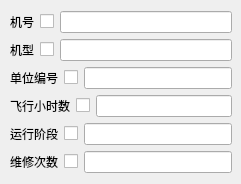
      <widget class="QWidget" name="tab">
       <attribute name="title">
        <string>装备信息表</string>
       </attribute>
       <widget class="QWidget" name="layoutWidget">
        <property name="geometry">
         <rect>
          <x>10</x>
          <y>11</y>
          <width>222</width>
          <height>164</height>
         </rect>
        </property>
        <layout class="QVBoxLayout" name="verticalLayout">
         <item>
          <layout class="QHBoxLayout" name="horizontalLayout">
           <item>
            <widget class="QLabel" name="label">
             <property name="text">
              <string>机号</string>
             </property>
            </widget>
           </item>
           <item>
            <widget class="QCheckBox" name="checkBox">
             <property name="text">
              <string/>
             </property>
            </widget>
           </item>
           <item>
            <widget class="QLineEdit" name="lineEdit"/>
           </item>
          </layout>
         </item>
         <item>
          <layout class="QHBoxLayout" name="horizontalLayout_2">
           <item>
            <widget class="QLabel" name="label_2">
             <property name="text">
              <string>机型</string>
             </property>
            </widget>
           </item>
           <item>
            <widget class="QCheckBox" name="checkBox_2">
             <property name="text">
              <string/>
             </property>
            </widget>
           </item>
           <item>
            <widget class="QLineEdit" name="lineEdit_2"/>
           </item>
          </layout>
         </item>
         <item>
          <layout class="QHBoxLayout" name="horizontalLayout_3">
           <item>
            <widget class="QLabel" name="label_3">
             <property name="text">
              <string>单位编号</string>
             </property>
            </widget>
           </item>
           <item>
            <widget class="QCheckBox" name="checkBox_3">
             <property name="text">
              <string/>
             </property>
            </widget>
           </item>
           <item>
            <widget class="QLineEdit" name="lineEdit_3"/>
           </item>
          </layout>
         </item>
         <item>
          <layout class="QHBoxLayout" name="horizontalLayout_4">
           <item>
            <widget class="QLabel" name="label_4">
             <property name="text">
              <string>飞行小时数</string>
             </property>
            </widget>
           </item>
           <item>
            <widget class="QCheckBox" name="checkBox_4">
             <property name="text">
              <string/>
             </property>
            </widget>
           </item>
           <item>
            <widget class="QLineEdit" name="lineEdit_4"/>
           </item>
          </layout>
         </item>
         <item>
          <layout class="QHBoxLayout" name="horizontalLayout_5">
           <item>
            <widget class="QLabel" name="label_5">
             <property name="text">
              <string>运行阶段</string>
             </property>
            </widget>
           </item>
           <item>
            <widget class="QCheckBox" name="checkBox_5">
             <property name="text">
              <string/>
             </property>
            </widget>
           </item>
           <item>
            <widget class="QLineEdit" name="lineEdit_5"/>
           </item>
          </layout>
         </item>
         <item>
          <layout class="QHBoxLayout" name="horizontalLayout_6">
           <item>
            <widget class="QLabel" name="label_6">
             <property name="text">
              <string>维修次数</string>
             </property>
            </widget>
           </item>
           <item>
            <widget class="QCheckBox" name="checkBox_6">
             <property name="text">
              <string/>
             </property>
            </widget>
           </item>
           <item>
            <widget class="QLineEdit" name="lineEdit_6"/>
           </item>
          </layout>
         </item>
        </layout>
       </widget>
      </widget>
